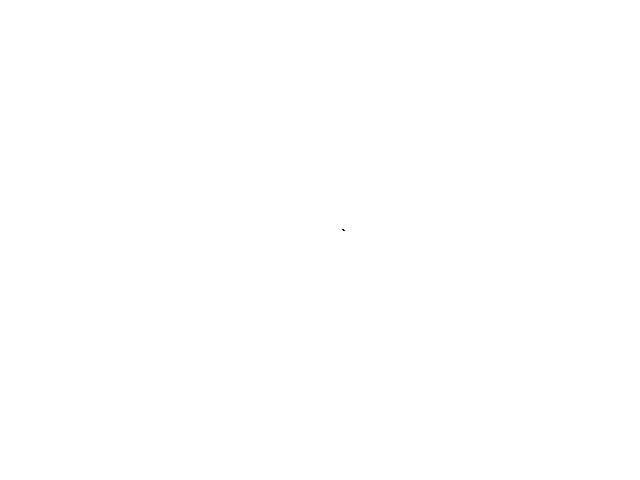
Frame 1 (no input)
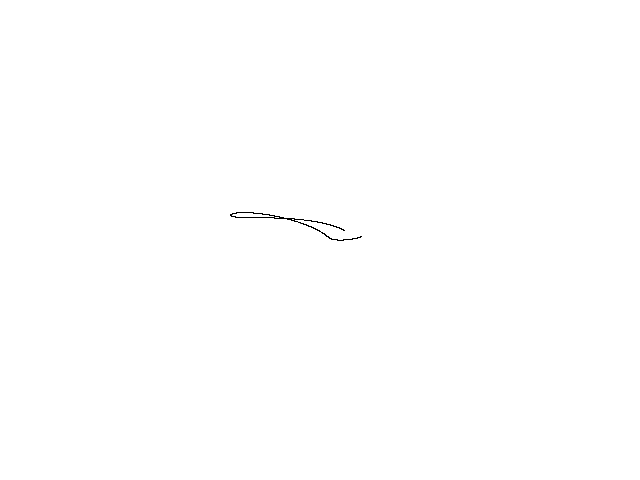
Frame 60 (the mouse pressed at the canvas centre just before this capture)
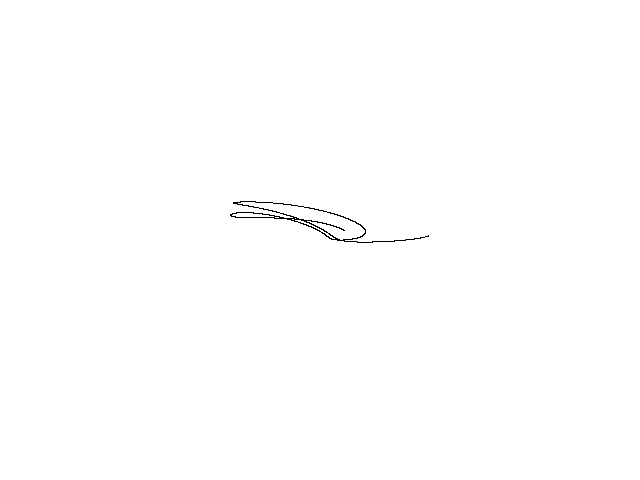
Frame 120 (the mouse held since frame 60 and released just before this capture)

The Processing sketch that drew these frames (run headless with seeded random() and noise(); from frame 60 on, the mouse is pressed at the canvas centre):

// Processing sketch: Four_Wing_C
// ── Four_Wing_C.pde
// Four-wing C chaotic attractor //

  float x = 1.0;
  float y = -1.0;
  float z = 1.0;
  float dt = 0.0007;
  float a = 1.0;


void setup() {
  
  size(640, 480);
  background(255);
  
}

void draw() {
  
  for (int i=0; i<100; i++) {
    
    float nx = x;
    float ny = y;
    float nz = z;
    
    x = nx + dt * (nx + ny + ny * nz);
    y = ny + dt * (ny * nz - nx * nz);
    z = nz + dt * (-nz - a * nx * ny + 1.0);
    
    point(320 + (25 * x), 240 + (9 * y));
        
  }

}
